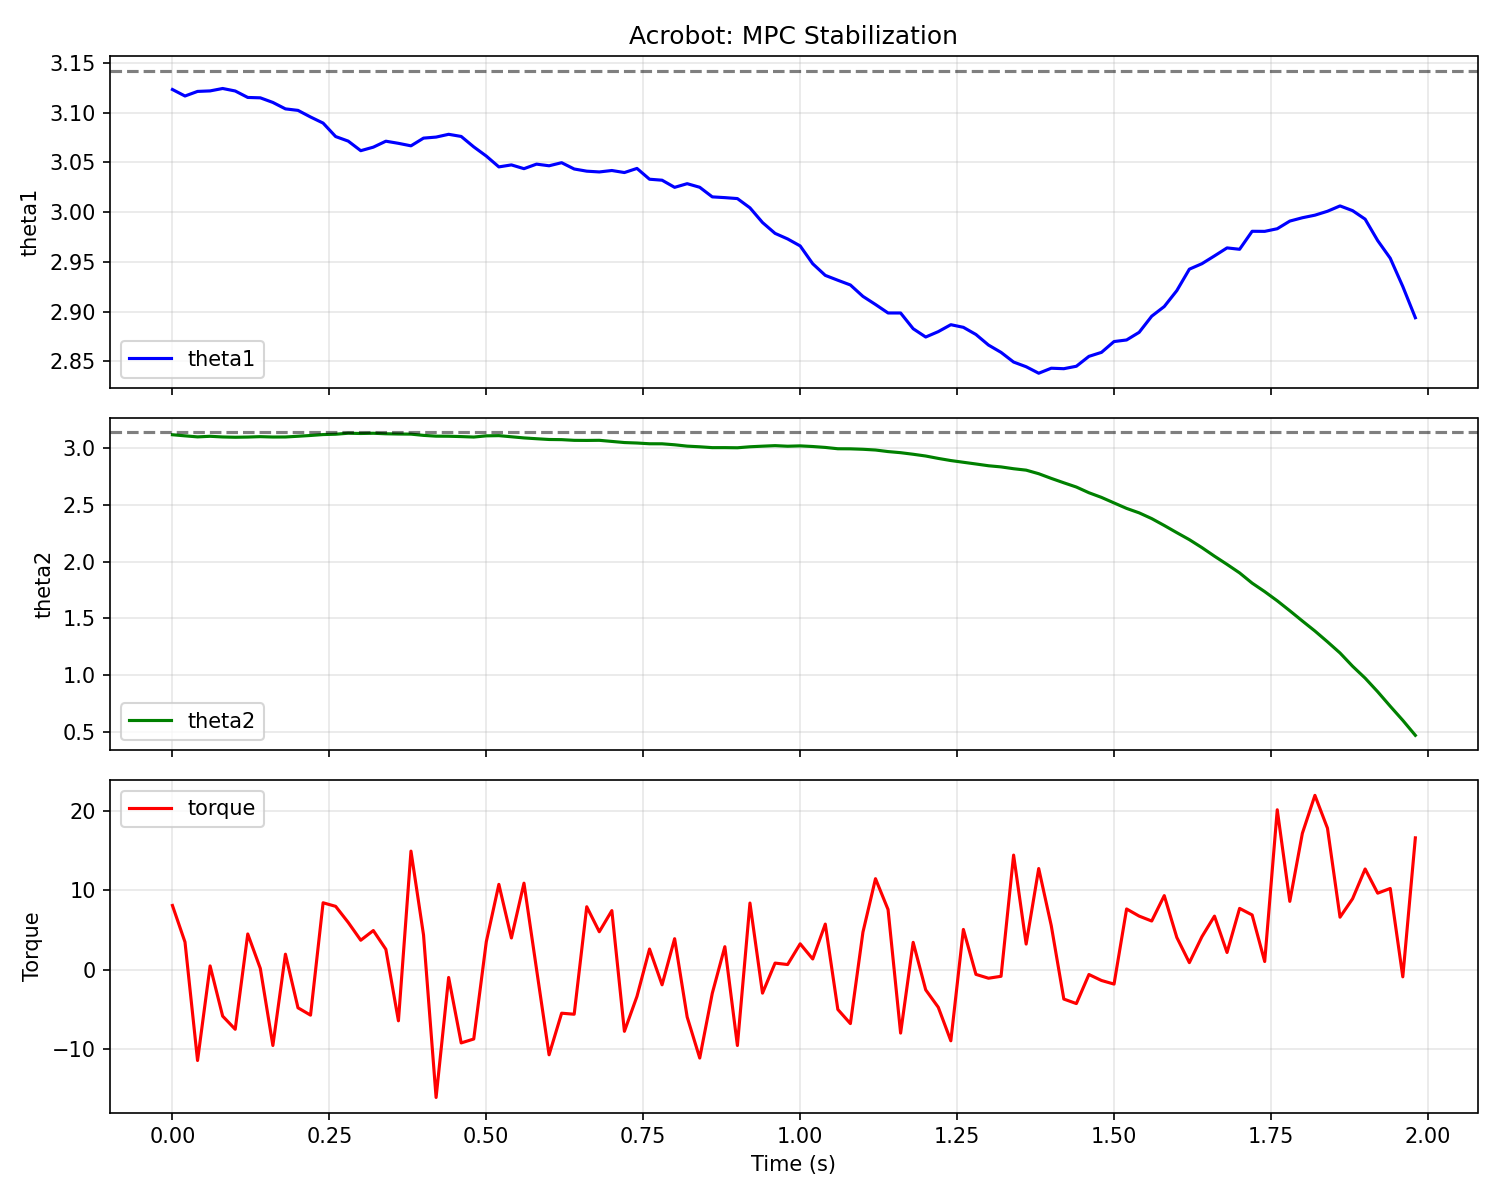

This figure's Python source:
"""
Demo: 倒立双摆 - 爱因斯坦模块 + MPC 稳住
验证 MPC 能否将倒立摆稳定在垂直位置。
使用自定义双摆环境 (与 MPC 物理一致)。
可选: --fast 减少采样以加速
"""

import sys
import argparse
from pathlib import Path

import numpy as np
import torch

ROOT = Path(__file__).resolve().parents[1]
sys.path.insert(0, str(ROOT))

from axiom_os.core.upi import UPIState
from axiom_os.orchestrator.mpc import (
    ImaginationMPC,
    double_pendulum_H,
    step_env,
    angle_normalize,
)

PI = np.pi


class AcrobotEnv:
    """
    自定义双摆环境，与 axiom_os MPC 物理模型一致。
    扭矩施加于底座 (第一关节)。
    目标：稳定在 q1=pi, q2=pi (垂直向上)
    """

    def __init__(
        self,
        H=None,
        dt=0.02,
        friction=0.1,
        noise_std=0.02,
        seed=None,
    ):
        self.H = H or double_pendulum_H(g_over_L=10.0, L1=1.0, L2=1.0)
        self.dt = dt
        self.friction = friction
        self.noise_std = noise_std
        self._rng = np.random.default_rng(seed)
        self._q = np.zeros(2)
        self._p = np.zeros(2)

    def reset(self, q=None, p=None):
        """重置到初始状态。默认：接近直立 + 小扰动。返回 (obs, info) 兼容 Gymnasium"""
        if q is not None and p is not None:
            self._q = np.asarray(q, dtype=np.float64).ravel()[:2]
            self._p = np.asarray(p, dtype=np.float64).ravel()[:2]
        else:
            self._q = np.array([PI - 0.15 * self._rng.random(), PI - 0.15 * self._rng.random()])
            self._p = 0.1 * self._rng.standard_normal(2)
        return self._get_obs(), {}

    def _get_obs(self):
        return np.concatenate([self._q, self._p]).astype(np.float32)

    def step(self, action):
        """执行一步。action: 扭矩 (标量)"""
        q_next, p_next = step_env(
            self._q, self._p, float(action), self.H,
            dt=self.dt, friction=self.friction, state_dim=2,
        )
        if self.noise_std > 0:
            q_next += self._rng.standard_normal(2) * self.noise_std
            p_next += self._rng.standard_normal(2) * self.noise_std

        self._q = q_next
        self._p = p_next
        obs = self._get_obs()

        # 简单奖励：偏离直立越远惩罚越大
        err = angle_normalize(self._q - PI)
        reward = -float(np.sum(err**2) + 0.1 * np.sum(self._p**2))
        done = False
        return obs, reward, done, False, {}

    def render(self, mode="human"):
        """可选：返回状态用于外部绘图"""
        return self._get_obs()


def main():
    parser = argparse.ArgumentParser()
    parser.add_argument("--fast", action="store_true", help="Fewer samples for quick demo")
    args = parser.parse_args()

    print("=" * 60)
    print("Demo: 倒立双摆 - Einstein + MPC")
    print("=" * 60)

    H = double_pendulum_H(g_over_L=10.0, L1=1.0, L2=1.0)
    env = AcrobotEnv(H=H, dt=0.02, friction=0.1, noise_std=0.005, seed=42)

    n_samples = 100 if args.fast else 2000
    mpc = ImaginationMPC(
        H=H,
        horizon_steps=30 if args.fast else 80,
        n_samples=n_samples,
        dt=0.02,
        friction=0.1,
        action_std=2.0,
        target_state=np.array([PI, PI]),
        distance_threshold=0.5,
    )

    # 从接近直立开始 (PI - 0.02)
    obs, _ = env.reset(q=np.array([PI - 0.02, PI - 0.02]), p=np.array([0.0, 0.0]))
    q, p = obs[:2], obs[2:4]

    # 主循环
    t_max = 100 if args.fast else 200
    history = {"t": [], "q1": [], "q2": [], "action": [], "err": []}

    print("\n>>> Control loop: Observe -> Think (MPC) -> Act")
    for t in range(t_max):
        # 1. 观察
        state_upi = UPIState(
            values=torch.tensor(obs, dtype=torch.float64),
            units=[0, 0, 0, 0, 0],
            semantics="AcrobotState",
        )

        # 2. 思考 (MPC - 调用 Einstein 进行 N 次并行想象)
        action = mpc.plan(q, p)

        # 3. 行动
        obs, reward, done, truncated, info = env.step(action)
        q, p = obs[:2], obs[2:4]

        # 记录
        err = np.sqrt(np.sum(angle_normalize(q - PI) ** 2))
        history["t"].append(t * env.dt)
        history["q1"].append(q[0])
        history["q2"].append(q[1])
        history["action"].append(action)
        history["err"].append(err)

        if (t + 1) % 50 == 0:
            print(f"  t={t+1:4d}  q1={q[0]:.3f}  q2={q[1]:.3f}  err={err:.3f}  tau={action:.2f}")

    # 4. 可视化
    try:
        import matplotlib
        matplotlib.use("Agg")
        import matplotlib.pyplot as plt

        fig, axes = plt.subplots(3, 1, figsize=(10, 8), sharex=True)

        ax = axes[0]
        ax.plot(history["t"], history["q1"], "b-", label="theta1")
        ax.axhline(PI, color="k", linestyle="--", alpha=0.5)
        ax.set_ylabel("theta1")
        ax.set_title("Acrobot: MPC Stabilization")
        ax.legend()
        ax.grid(True, alpha=0.3)

        ax = axes[1]
        ax.plot(history["t"], history["q2"], "g-", label="theta2")
        ax.axhline(PI, color="k", linestyle="--", alpha=0.5)
        ax.set_ylabel("theta2")
        ax.legend()
        ax.grid(True, alpha=0.3)

        ax = axes[2]
        ax.plot(history["t"], history["action"], "r-", label="torque")
        ax.set_xlabel("Time (s)")
        ax.set_ylabel("Torque")
        ax.legend()
        ax.grid(True, alpha=0.3)

        plt.tight_layout()
        out_path = Path(__file__).resolve().parent / "demo_acrobot.png"
        plt.savefig(out_path, dpi=150)
        print(f"\nSaved: {out_path}")
        plt.close()
    except ImportError:
        print("\n(matplotlib not available, skipping plot)")

    # 成功标准
    err_final = np.mean(history["err"][-50:])
    stabilized = err_final < 0.8
    print(f"\nFinal avg error (last 50 steps): {err_final:.3f}")
    print(f"Stabilized: {'YES' if stabilized else 'NO'}")
    print("=" * 60)


if __name__ == "__main__":
    main()
